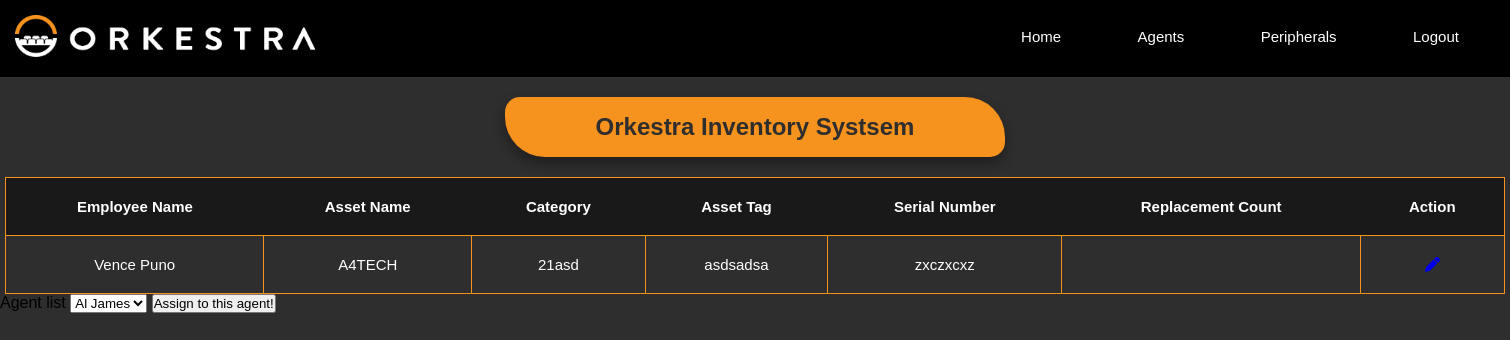
The app's page /user/Vence Puno (signed in), older data.
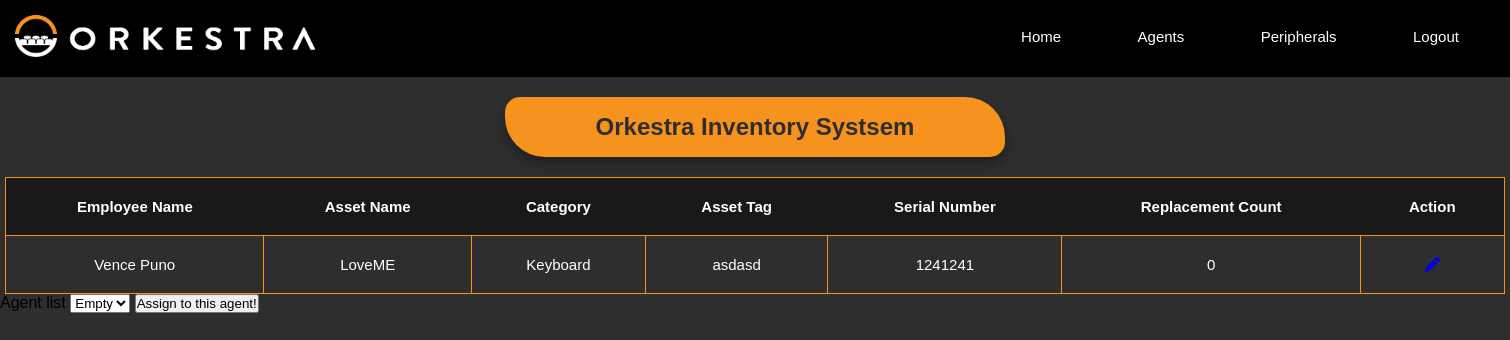
The same page, newer data.
### models.py (models this page shows)
class Asset(db.Model):
    __tablename__ = 'asset'
    id = db.Column(db.Integer, primary_key=True, autoincrement=True)
    stock_id = db.Column(db.Integer, db.ForeignKey('stock.id'))
    employee_id = db.Column(db.Integer, db.ForeignKey('employee.id'))
    date_assigned = db.Column(db.Text)

class Stock(db.Model):
    __tablename__ = 'stock'
    id = db.Column(db.Integer, primary_key=True, autoincrement=True)
    name = db.Column(db.Text, unique=False, nullable=False)
    category = db.Column(db.String(30), unique=False, nullable=False)
    asset_tag = db.Column(db.String(30), unique=False, nullable=False)
    serial_number = db.Column(db.String(30), unique=False, nullable=False)

class Employee(db.Model):
    __tablename__ = "employee"
    id = db.Column(db.Integer, primary_key=True, autoincrement=True)
    full_name = db.Column(db.Text)
    role = db.Column(db.Text)

### main.py (the view)
@app.route("/user/<fullname>", methods=['GET', 'POST'])
@login_required
def getUser(fullname):
    error = ""
    form = UnassignedAgents()
    if fullname:
        resolved_emp_details = db.session.query(
        Employee.full_name,
        Stock.name.label('asset_name'),
        Stock.category,
        Stock.asset_tag,
        Stock.serial_number,
        Asset.id.label('asset_id')
    ) \
    .join(Asset, Employee.id == Asset.employee_id) \
    .join(Stock, Asset.stock_id == Stock.id)
        resolved_emp_details = resolved_emp_details.filter(Employee.full_name == fullname)
        employee = Employee.query.filter_by(full_name=fullname).first()
        user_id = employee.id
        stock_id_in_replaceNo = ReplaceNo.query.filter_by(employee_id=user_id).all()
        categories = {}
        for stock in stock_id_in_replaceNo:
            stockTable = Stock.query.filter_by(id=stock.stock_id).first()
            categories[stockTable.category] = stock.replacement_no
        resolved_emp_details = resolved_emp_details.filter(Employee.id != None) \
            .order_by(Employee.full_name, Asset.id) \
            .all()
        if resolved_emp_details:
            emp_details = {}
            for emp_name, asset_name, category, asset_tag, serial_number, asset_id in resolved_emp_details:
                if emp_name not in emp_details:
                    emp_details[emp_name] = []
                asset_info = {
                'name': asset_name,
                'category': category,
                'asset_tag': asset_tag,
                'serial_number': serial_number,
                'asset_id': asset_id
                }
                all_unassigned_query = """
                        SELECT * FROM employee
                        WHERE id NOT IN (
                        SELECT employee_id FROM asset
                        );
                """
                empty_agents = db.session.execute(text(all_unassigned_query))
                form.names.choices = [(str(row[0]), str(row[1])) for row in empty_agents]
                if category in categories:
                    asset_info['Replace_No'] = categories[category]
                emp_details[emp_name].append(asset_info)
            return render_template("view_user.html", emp_details=emp_details, form=form)
        else:
            no_assets_flag = True
            error = f"No asset yet assigned to agent {fullname}"
            return render_template("view_user.html", no_assets_flag=no_assets_flag , emp_details={}, error=error)
    else:
        error = f"No fullname was provided"
        return render_template("view_user.html",  emp_details={}, error=error)

### form.py
class UnassignedAgents(FlaskForm):
    names = SelectField(label="Agent list", validators=[DataRequired()])

### main.py (called while the page is built)
@login_manager.user_loader
def load_user(user_id):
    return db.session.get(User,(user_id))

### templates/view_user.html (shortened to what this page needs)
<!DOCTYPE html>
<html lang="en">
<head>
    <link rel="stylesheet" href="{{ url_for('static', filename='css/styles.css') }}">
    </head>
</head>
<body>
    <header>
        <nav>
         <a href="{{ url_for('home') }}"><img src="static\css\assets\orkestra-main-logo.png" alt=""></a>
         <div class="nav-links">
            <ul>
                <li><a href="#">Home</a></li>
                <li><a href="#">Agents</a></li>
                <li><a href="#">Peripherals</a></li>
                <li><a href="{{ url_for('login') }}">Logout</a></li>
            </ul>
        </div>
        </nav>
    </header>
    <section class="viewHeader">
        <h1>Orkestra Inventory Systsem</h1>
    </section>
    <div class="table-container">
        <section class="viewTable">
            <table>
                <thead>
                    <tr>
                        <th rowspan="2">Employee Name</th>
                        <th rowspan="2">Asset Name</th>
                        <th rowspan="2">Category</th>
                        <th rowspan="2">Asset Tag</th>
                        <th rowspan="2">Serial Number</th>
                        <th rowspan="2">Replacement Count</th>
                        <th rowspan="2">Action</th>
                    </tr>
                </thead>
                <tbody>
                    {% for emp_name, asset_list in emp_details.items() %}
                    <tr>
                        <td rowspan="{{ asset_list|length }}">{{ emp_name }}</td>
                        {% for asset in asset_list %}
                        <td>{{ asset['name'] }}</td>
                        <td>{{ asset['category'] }}</td>
                        <td>{{ asset['asset_tag'] }}</td>
                        <td>{{ asset['serial_number'] }}</td>
                        <td>{{ asset['Replace_No'] }}</td>
                        <td>
                            <a href="{{ url_for('replace_asset', asset_id=asset['asset_id'], fn=emp_name) }}"><i class="fa-solid fa-pen"></i>
                            </a>
                        </td>
                        </tr>
                        {% endfor %}
                    {% endfor %}
                </tbody>
            </table>
        </section>
    </div>
    <div>
        {% if error and no_assets_flag %}
        <p>{{ error }}</p>
        <a href="{{ url_for('assign_asset') }}" id="add-asset-btn">Add Asset</a>
        {% elif error %}
        <p>{{ error }}</p>
        {% else %}
        {{ form.names.label }}
        {{ form.names }}
        <input type="submit" value="Assign to this agent!">
        {% endif %}
    </div>
</body>
</html>

Row changes from the older to the newer data that the page shows:
changed Asset "Vence Puno": name "A4TECH" → "LoveME"; category "21asd" → "Keyboard"; asset_tag "asdsadsa" → "asdasd"; serial_number "zxczxcxz" → "1241241"; Replace_No (not shown) → "0"
Text that changed along with them:
form field names: "Al James" → "Empty"
